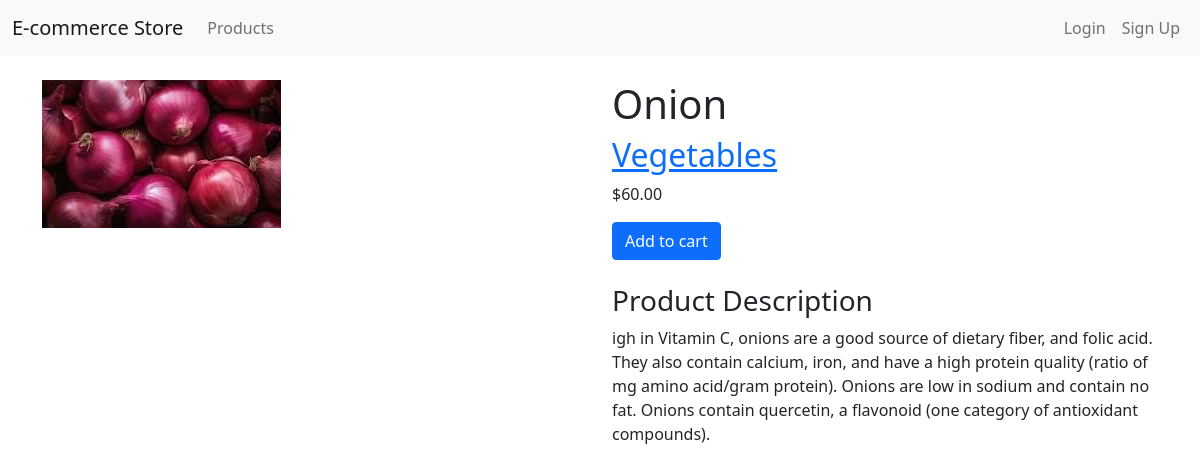
Screenshot of /product/2/onion/ with the database file from the repository.
### store/models.py (models this page shows, shortened)
class Product(models.Model):
    category = models.ForeignKey(Category, related_name='products', on_delete=models.CASCADE)
    name = models.CharField(max_length=200, db_index=True)
    slug = models.SlugField(max_length=200, db_index=True)
    image = models.ImageField(upload_to='products/%Y/%m/%d', blank=True)
    description = models.TextField(blank=True)
    price = models.DecimalField(max_digits=10, decimal_places=2)
    available = models.BooleanField(default=True)
    created = models.DateTimeField(auto_now_add=True)
    updated = models.DateTimeField(auto_now=True)
    class Meta:
        ordering = ('name',)
        index_together = (('id', 'slug'),)

class Category(models.Model):
    name = models.CharField(max_length=200, db_index=True)
    slug = models.SlugField(max_length=200, unique=True)
    class Meta:
        ordering = ('name',)
        verbose_name = 'category'
        verbose_name_plural = 'categories'
    def __str__(self):
        return self.name
    def get_absolute_url(self):
        return reverse('store:product_list_by_category', args=[self.slug])

### store/views.py (the view)
# urls.py: path('product/<int:id>/<slug:slug>/', views.product_detail, name='product_detail'),
def product_detail(request, id, slug):
    product = get_object_or_404(Product, id=id, slug=slug, available=True)
    cart_product_form = CartAddProductForm()
    return render(request,
                  'store/product/detail.html',
                  {'product': product,
                   'cart_product_form': cart_product_form})

### store/forms.py
class CartAddProductForm(forms.Form):
    quantity = forms.TypedChoiceField(choices=PRODUCT_QUANTITY_CHOICES, coerce=int)
    override = forms.BooleanField(required=False, initial=False, widget=forms.HiddenInput)

### templates/store/product/detail.html (shortened to what this page needs)
{% extends "base.html" %}
{% load static %}
{% block content %}
  <div class="row">
    <div class="col-lg-6">
      <img class="img-fluid" src="{% if product.image %}{{ product.image.url }}{% else %}{% static "img/no_image.png" %}{% endif %}" alt="{{ product.name }}">
    </div>
    <div class="col-lg-6">
      <h1>{{ product.name }}</h1>
      <h2><a href="{{ product.category.get_absolute_url }}">{{ product.category }}</a></h2>
      <p class="price">${{ product.price }}</p>
      <form action="{% url "store:cart_add" product.id %}" method="post">
        <input type="submit" value="Add to cart" class="btn btn-primary">
      </form>
      <div class="mt-4">
        <h3>Product Description</h3>
        {{ product.description|linebreaks }}
      </div>
    </div>
  </div>
{% endblock %}

### rows the page displays
Product: image (picture), name "Onion", category "Vegetables", price "60.00", description "igh in Vitamin C, onions are a good source of dietary fiber, and folic acid. They also contain calcium, iron, and have a high protein quality (ratio of mg amino acid/gram protein). Onions are low in sodium and contain no fat. Onions contain quercetin, a flavonoid (one category of antioxidant compounds)."
